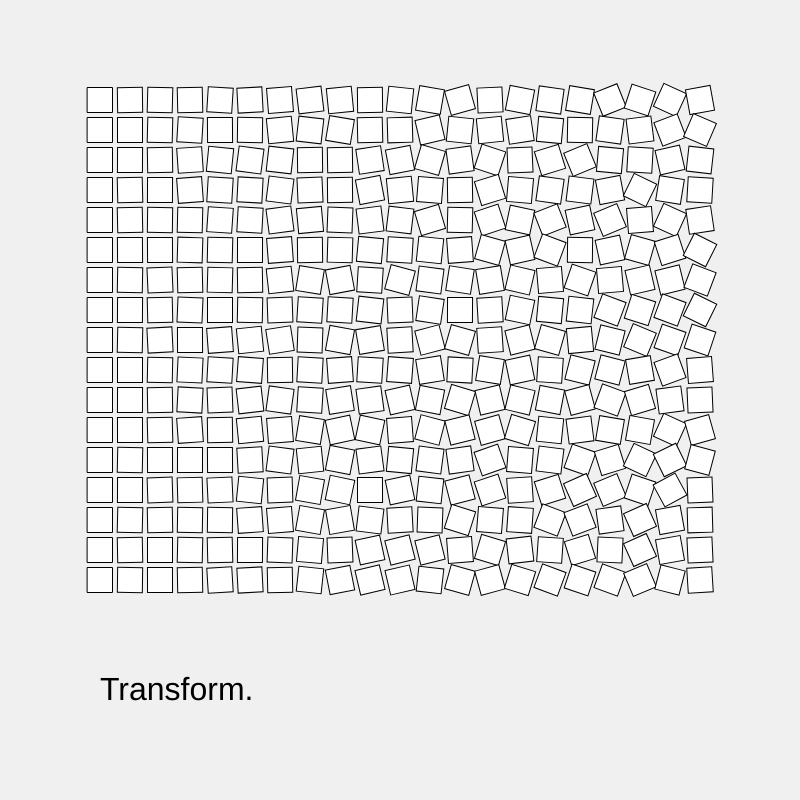
Frame 1 (no input)
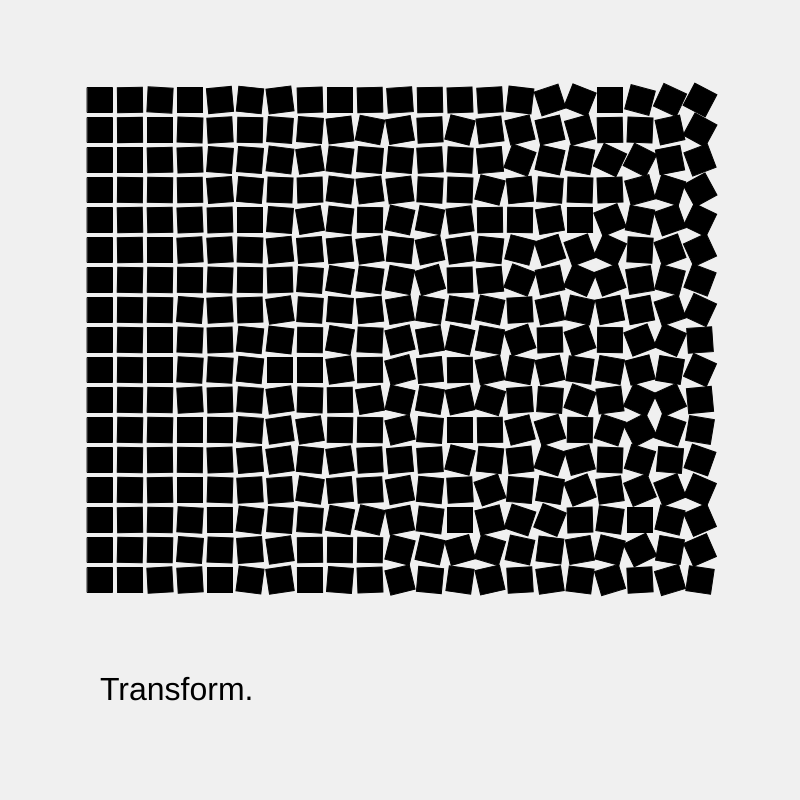
Frame 2 (the mouse pressed at the canvas centre, redrawn once)

The p5.js sketch that drew these frames (run headless with seeded random() and noise() and a simulated clock; the mouse was pressed at the canvas centre and the sketch redrawn once):

// p5.js sketch
// ── sketch.js
let r, g, b;
let thickness;
let shapeSize;

function setup() {
  createCanvas(800, 800);
  angleMode(DEGREES);
  r = 0;
  g = 0;
  b = 0;
  thickness = 1;
  shapeSize = 25;
}

function draw() {
  background(240);

  let gridSize = 30;
  for (let y = 100; y <= 600; y += gridSize) {
    for (let x = 100; x <= 700; x += gridSize) {

      // r = map(y, 100, 600, 0, 255);
      // g = map(y, 100, 600, 0, 255);
      // b = map(y, 100, 600, 0, 255);

      // thickness = map(y, 100, 600, 1, 8);

      // shapeSize = random(3, 25);
      // shapeSize = map(y, 100, 600, 20, 5);

      let maxAngle = map(x, 100, 700, 0, 30);
      let randomAngle = random(-maxAngle, maxAngle);
      push();

      translate(x, y);
      rotate(randomAngle);
      // scale(random(0.8, 1.2));

      // strokeWeight(thickness);
      stroke(r, g, b);

      rectMode(CENTER);
      rect(0, 0, shapeSize, shapeSize);

      pop();
    }
  }

  fill(0);
  noStroke();
  textSize(32);
  text("Transform.", 100, 700);

  noLoop();
}
